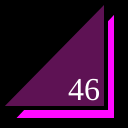
Frame 1 (no input)
Frame 60 (no input): identical to frame 1, image omitted
Frame 120 (the mouse pressed at the canvas centre since frame 60): identical to frame 1, image omitted

The p5.js sketch that drew this single still picture (run headless with seeded random() and noise() and a simulated clock; from frame 60 on, the mouse is pressed at the canvas centre):

// p5.js sketch
// ── sketch.js
function setup() {
  createCanvas(128,128);
}

function draw() {
  background(0);
  strokeWeight(4);
  fill(255, 10, 255);
  triangle(12,120,116,120,116,10);
  fill(94, 18, 84);
  triangle(0,108,106,108,106,0);
  fill(255);
  textSize(32);
  textFont("serif");
  text("46", 68, 100);
}
